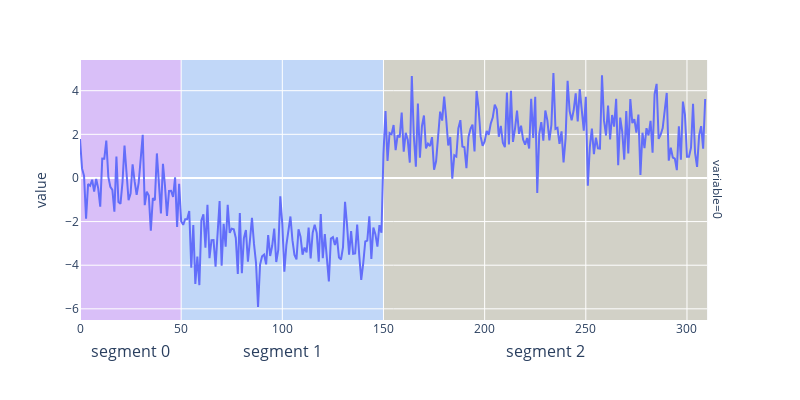

Write notebook code for a chart like this one.
### Markdown cell above
## Segmentation

### Code cell
extended_cpts = [0] + cpts + [n]
segments = pd.Series(
    [
        pd.Interval(extended_cpts[i], extended_cpts[i + 1], closed="left")
        for i in range(len(extended_cpts) - 1)
    ]
)
segment_fig = plot_multivariate_time_series(df)
segment_fig = add_segmentation_vrects(segment_fig, segments)
for i, segment in enumerate(segments):
    segment_fig.add_annotation(
        x=segment.mid,
        y=-0.13,
        text=f"segment {i}",
        showarrow=False,
        yshift=-10,
        font=dict(size=16),
        xref="x",
        yref="paper",
    )
segment_fig.update_layout(
    showlegend=False, xaxis_title=None, width=base_width, height=base_height
)
segment_fig.show()

### Figure 1 — Plotly figure (JSON) as saved in the notebook; plotly's stock layout.template omitted (floating-point values rounded to 4 significant figures; data arrays with more than 128 entries replaced by an {"elided": "..."} marker saying what was removed)
{"data": [{"hovertemplate": "variable=0<br>index=%{x}<br>value=%{y}<extra></extra>", "legendgroup": "", "line": {"color": "#636efa", "dash": "solid"}, "marker": {"symbol": "circle"}, "mode": "lines", "name": "", "orientation": "v", "showlegend": false, "type": "scatter", "x": {"elided": "310 int values"}, "xaxis": "x", "y": {"elided": "310 float values"}, "yaxis": "y"}], "layout": {"annotations": [{"showarrow": false, "text": "variable=0", "textangle": 90, "x": 0.98, "xanchor": "left", "xref": "paper", "y": 0.5, "yanchor": "middle", "yref": "paper"}, {"font": {"size": 16}, "showarrow": false, "text": "segment 0", "x": 25, "xref": "x", "y": -0.13, "yref": "paper", "yshift": -10}, {"font": {"size": 16}, "showarrow": false, "text": "segment 1", "x": 100, "xref": "x", "y": -0.13, "yref": "paper", "yshift": -10}, {"font": {"size": 16}, "showarrow": false, "text": "segment 2", "x": 230, "xref": "x", "y": -0.13, "yref": "paper", "yshift": -10}], "height": 400, "legend": {"tracegroupgap": 0}, "margin": {"t": 60}, "shapes": [{"fillcolor": "#AA0DFE", "layer": "below", "line": {"width": 0}, "opacity": 0.2, "type": "rect", "x0": 0, "x1": 50, "xref": "x", "y0": 0, "y1": 1, "yref": "y domain"}, {"fillcolor": "#3283FE", "layer": "below", "line": {"width": 0}, "opacity": 0.2, "type": "rect", "x0": 50, "x1": 150, "xref": "x", "y0": 0, "y1": 1, "yref": "y domain"}, {"fillcolor": "#85660D", "layer": "below", "line": {"width": 0}, "opacity": 0.2, "type": "rect", "x0": 150, "x1": 310, "xref": "x", "y0": 0, "y1": 1, "yref": "y domain"}], "showlegend": false, "width": 800, "xaxis": {"anchor": "y", "domain": [0, 0.98], "title": {}}, "yaxis": {"anchor": "x", "domain": [0, 1], "title": {"text": "value"}}}}
